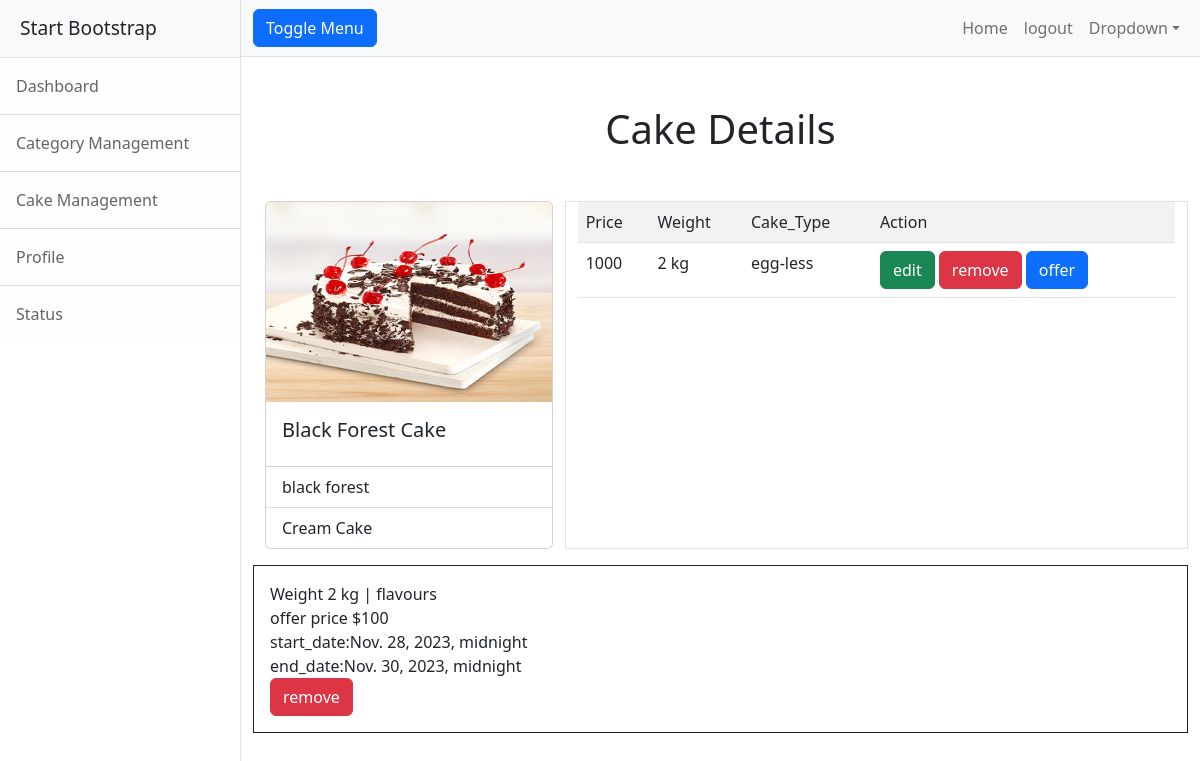
The app's page /cake/3 (signed in) with its own data.
### cakehouse/models.py (models this page shows, shortened)
class Cake(models.Model):
    cat_name=models.ForeignKey(CakeCategory,on_delete=models.CASCADE)
    cake_name=models.CharField(max_length=200)
    options=(
        ('chocolate','chocolate'),
        ('black forest','black forest'),
        ('red velvet','red velvet'),
        ('butter  scotch','butter scotch'),
        ('vanilla','vanilla'),
        ('pineapple','pineapple'),
        ('dates','dates'),
        ('non-alcoholic','non-alcoholic'),
        ('dry-fruits','dry-fruits'),
        ('mixed-fruits','mixed-fruits'),
        ('blueberry','blueberry'),
        ('strawberry','strawberry')
    )
    flavours=models.CharField(max_length=200,choices=options,default="chocolate")
    image=models.ImageField(upload_to='images')

class CakeCategory(models.Model):
    cat_name=models.CharField(max_length=200,unique=True)
    is_active=models.BooleanField(default=True)
    def __str__(self):
        return self.cat_name

class CakeVarients(models.Model):
    cake=models.ForeignKey(Cake,on_delete=models.CASCADE)
    cake_price=models.PositiveIntegerField()
    options=(
        ('0.5 kg','0.5 kg'),
        ('1 kg','1 kg'),
        ('2 kg','2 kg'),
        ('3 kg','3 kg'),
        ('4 kg','4 kg'),
        ('5 kg','5 kg')
    )
    weight=models.CharField(max_length=200,choices=options,default='0.5 kg')
    option=(
        ('egg','egg'),
        ('egg-less','egg-less')
    )
    cake_type=models.CharField(max_length=200,choices=option,default='egg')

class CakeOffers(models.Model):
    cake_varient=models.ForeignKey(CakeVarients,on_delete=models.CASCADE)
    discount_price=models.PositiveIntegerField()
    start_date=models.DateTimeField()
    end_date=models.DateTimeField()

### cakehouse/views.py (the view)
# urls.py: path('cake/<int:pk>',CakeDetailView.as_view(),name='cake-detail'),
@method_decorator(desc,name='dispatch')
class CakeDetailView(DetailView):
    template_name='cakehouse/cake_detail.html'
    model=Cake
    context_object_name='cake'

### cakehouse/views.py (called while the page is built)
def signin_required(fn):
    def wrapper(request,*args,**kwargs):
        if not request.user.is_authenticated:
            messages.error(request,'invalid session')
            return redirect('signin')
        else:
            return fn(request,*args,**kwargs)
    return wrapper

def is_admin(fn):
    def wrapper(request,*args,**kwargs):
        if not request.user.is_superuser:
            messages.error(request,'permission denied for current user!!!')
            return redirect('signin')
        else:
            return fn(request,*args,**kwargs)
    return wrapper

### cakehouse/templates/cakehouse/cake_detail.html
{%extends 'cakehouse/base.html'%}
{%block body_block%}
<div class="container mt-5">
  <h1 class="text text-center mb-5">Cake Details</h1>
  <div class="row">
      <div class="col-4">
          <div class="card" style="width:100%">
              <img src="{{cake.image.url}}" class="card-img-top" alt="..." height="200px">
              <div class="card-body">
                <h5 class="card-title">{{cake.cake_name}}</h5>
              </div>
              <ul class="list-group list-group-flush">
                <li class="list-group-item">{{cake.flavours}}</li>
                <li class="list-group-item">{{cake.cat_name}}</li>
              </ul>
            </div>
      </div>
      <div class="col-8 border boredr-dark">
         <table class="table table-striped">
          <tr>
              <td>Price</td>
              <td>Weight</td>
              <td>Cake_Type</td>
              <td>Action</td>
          </tr>
          {%for v in cake.cakevarients_set.all%}
              <tr>
                  <td>{{v.cake_price}}</td>
                  <td>{{v.weight}}</td>
                  <td>{{v.cake_type}}</td>
                  <td>
                    <a href="{%url 'cake-varient-change' v.id%}" class="btn btn-success">edit</i></a>
                    <a href="{%url 'cake-varient-remove' v.id%}" class="btn btn-danger">remove</a>
                    <a href="{%url 'offers-add' v.id%}" class="btn btn-primary">offer</a>
                  </td>
              </tr>
          {%endfor%}
         </table>
      </div>
  </div>
  <div class="row mt-3">
    {%for v in cake.cakevarients_set.all%}
      {%for o in v.cakeoffers_set.all%}
        <div class="border border-dark p-3">
          <div>
            Weight {{o.cake_varient.weight}} | flavours  {{o.cake_varient.flavours}}
          </div>
          <div><span>offer price ${{o.discount_price}}</span></div>
          <div>start_date:{{o.start_date}}</div>
          <div>end_date:{{o.end_date}}</div>
          <a href="{%url 'offer-remove' o.id%}" class="btn btn-danger">remove</a>
        </div>
      {%endfor%}
    {%endfor%}
  </div>
</div>
{%endblock%}

### records on screen
Cake: image (picture), cake_name "Black Forest Cake", flavours "black forest", cat_name "Cream Cake"
CakeVarients: cake_price "1000", weight "2 kg", cake_type "egg-less"
CakeOffers: cake_varient.weight "2 kg", discount_price "100", start_date "Nov. 28, 2023, midnight", end_date "Nov. 30, 2023, midnight"
